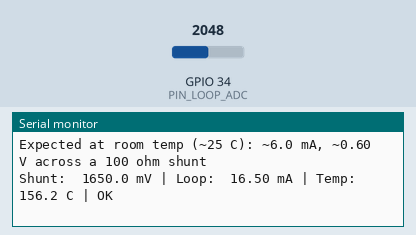
The program below on a simulated ESP32. Parts: the last lines printed to the serial monitor. Inputs (shaded band) come from the test bench; at power-on: GPIO 34 (PIN_LOOP_ADC) = 2048 (analog values on the 0–4095 scale).

Above: at 2.2 s.
2.3 s: GPIO 34 (PIN_LOOP_ADC) set to 2866
At 4.3 s:
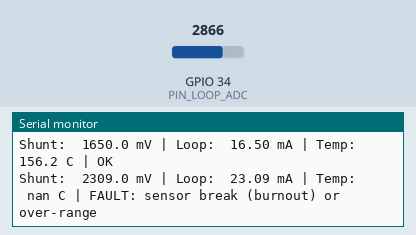
5.3 s: GPIO 34 (PIN_LOOP_ADC) set to 1228
At 6.6 s:
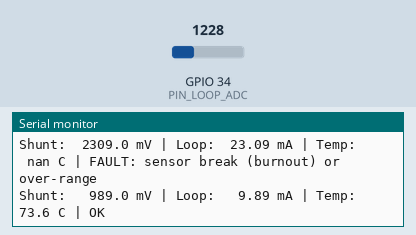
8.3 s: GPIO 34 (PIN_LOOP_ADC) set to 491
At 9.6 s:
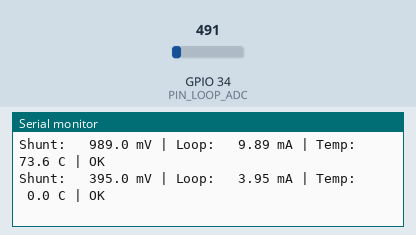
11.3 s: GPIO 34 (PIN_LOOP_ADC) set to 160
At 12.3 s:
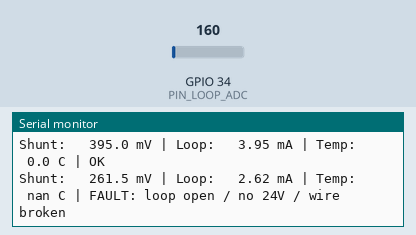
14.0 s: GPIO 34 (PIN_LOOP_ADC) set to 0
At 15.7 s:
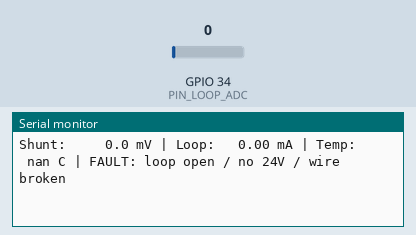
17.0 s: GPIO 34 (PIN_LOOP_ADC) set to 240
At 17.9 s:
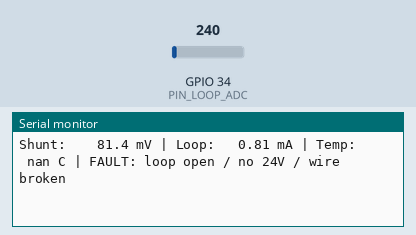
Timing chart, 0 to 19.5 s (numbered marks = the images above; inputs shaded):
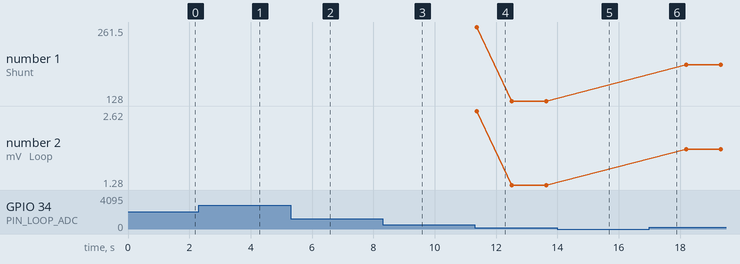

The program:

main.cpp
```cpp
#include <Arduino.h>

// 4-20 mA loop test for the Tempsens K-type thermocouple and head transmitter.
//
// Wiring (2-wire loop, transmitter needs about 24 V DC):
//   +24V to transmitter (+)
//   transmitter (-) to the 100 R shunt, other end of the shunt to GND
//   transmitter (-) also through 10k to GPIO34 (ADC)
//   GPIO34 to GND through a 3.3 V zener (protection) and 100 nF (filter)
//   24 V supply GND and ESP32 GND must be connected together.
//
// The ESP32 measures the voltage across the shunt, I(mA) = V(mV) / R(ohm),
// and maps 4-20 mA onto the transmitter's programmed temperature range.

#define PIN_LOOP_ADC   34       // ADC1 pin (ADC2 pins don't work while WiFi is on)
#define SHUNT_OHMS     100.0f   // measure your real resistor with a multimeter and put it here
#define RANGE_MIN_C    0.0f     // transmitter range as programmed by Tempsens (PI says 0-200 C)
#define RANGE_MAX_C    200.0f
#define SAMPLES        64       // averaging to smooth ESP32 ADC noise

#define LOOP_LOW_FAULT_MA    3.6f    // below this: open loop / no 24 V / broken wire
#define LOOP_HIGH_FAULT_MA   21.0f   // above this: thermocouple broken (burnout) or over-range

float readShuntMilliVolts() {
  uint32_t sum = 0;
  for (int i = 0; i < SAMPLES; i++) {
    sum += analogReadMilliVolts(PIN_LOOP_ADC);   // uses the chip's factory ADC calibration
    delay(2);
  }
  return sum / (float)SAMPLES;
}

void setup() {
  Serial.begin(115200);
  delay(1000);
  analogReadResolution(12);
  analogSetPinAttenuation(PIN_LOOP_ADC, ADC_11db);   // ~0.15 - 2.45 V usable range

  Serial.println("4-20 mA thermocouple test");
  Serial.printf("Shunt = %.1f ohm, range = %.0f..%.0f C, pin = GPIO%d\n",
                SHUNT_OHMS, RANGE_MIN_C, RANGE_MAX_C, PIN_LOOP_ADC);
  Serial.println("Expected at room temp (~25 C): ~6.0 mA, ~0.60 V across a 100 ohm shunt");
  Serial.println();
}

void loop() {
  float mV = readShuntMilliVolts();
  float mA = mV / SHUNT_OHMS;

  const char* status = "OK";
  float tempC = NAN;

  if (mA < LOOP_LOW_FAULT_MA) {
    status = "FAULT: loop open / no 24V / wire broken";
  } else if (mA > LOOP_HIGH_FAULT_MA) {
    status = "FAULT: sensor break (burnout) or over-range";
  } else {
    float clamped = constrain(mA, 4.0f, 20.0f);
    tempC = RANGE_MIN_C + (clamped - 4.0f) * (RANGE_MAX_C - RANGE_MIN_C) / 16.0f;
    if (mA >= 20.0f) status = "AT TOP OF RANGE (real temp may be higher)";
  }

  Serial.printf("Shunt: %7.1f mV | Loop: %6.2f mA | Temp: %7.1f C | %s\n",
                mV, mA, tempC, status);
  delay(1000);
}
```

Measured:
- after the input at 2.3 s, the serial monitor: prints a new line after 1.1 s (image 1)
- after the input at 5.3 s, the serial monitor: prints a new line after 0.39 s (image 2)
- after the input at 8.3 s, the serial monitor: prints a new line after 0.80 s (image 3)
- after the input at 11.3 s, the serial monitor: prints a new line after 0.07 s (image 4)
- after the input at 14.0 s, the serial monitor: prints a new line after 0.78 s (image 5)
- after the input at 17.0 s, the serial monitor: prints a new line after 0.06 s (image 6)
- plotted number 1: 128 → 193 after the input at 17.0 s
- plotted number 2: 1.28 → 1.93 after the input at 17.0 s
